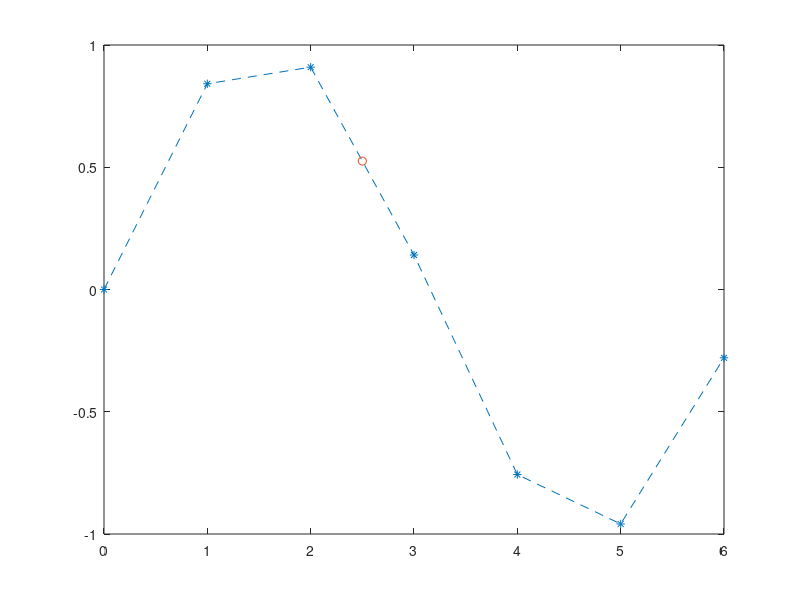

MATLAB code for this plot:
clc
close all
clear all
x=0:6;
y=[0 .8415 .9093 .1411 -0.7568 -0.9589 -0.2794];
xm=2.5;
for i=1:length(x)-1
    if xm>=x(i)&&xm<=x(i+1)
        x1=x(i);
         x2=x(i+1);
          y1=y(i);
           y2=y(i+1);
    end 
end
    ym=(xm-x2).*y1/(x1-x2)+(xm-x1).*y2/(x2-x1)
    plot(x,y,'--*');
    hold on 
    plot(xm,ym,'o');